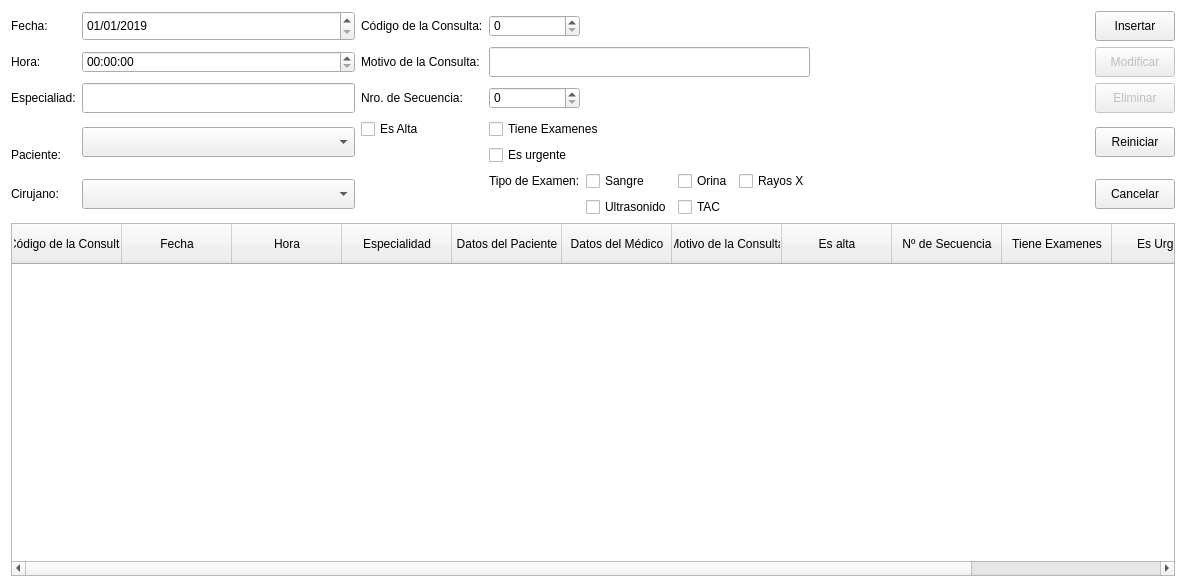
<?xml version="1.0" encoding="UTF-8"?>
<ui version="4.0">
 <class>Dialog</class>
 <widget class="QDialog" name="Dialog">
  <property name="enabled">
   <bool>true</bool>
  </property>
  <property name="geometry">
   <rect>
    <x>0</x>
    <y>0</y>
    <width>1186</width>
    <height>587</height>
   </rect>
  </property>
  <property name="windowTitle">
   <string>Consultas</string>
  </property>
  <property name="windowIcon">
   <iconset>
    <normaloff>Qt.png</normaloff>Qt.png</iconset>
  </property>
  <property name="styleSheet">
   <string notr="true">QDialog {
	background-color: #FFFFFF;
}
#campoBusqueda {
	max-width: 180px;
	min-width: 180px;
}
#comboBoxFiltro{
	max-width: 170px;
	min-width: 170px;
}
#botonBuscar{
	max-width: 40px;
	min-width: 40px;
}
#tablaTurnos{
alternate-background-color: #C0CCDA;
alignment: center;
}
QHeaderView{
min-height: 40px;
}

</string>
  </property>
  <layout class="QGridLayout" name="gridLayout_7">
   <item row="1" column="0">
    <widget class="QLabel" name="label_11">
     <property name="text">
      <string>Hora:</string>
     </property>
    </widget>
   </item>
   <item row="3" column="2">
    <widget class="QCheckBox" name="checkBox_alta">
     <property name="text">
      <string>Es Alta</string>
     </property>
    </widget>
   </item>
   <item row="0" column="1">
    <widget class="QDateEdit" name="date_fecha">
     <property name="maximumSize">
      <size>
       <width>16777215</width>
       <height>30</height>
      </size>
     </property>
     <property name="dateTime">
      <datetime>
       <hour>0</hour>
       <minute>0</minute>
       <second>0</second>
       <year>2019</year>
       <month>1</month>
       <day>1</day>
      </datetime>
     </property>
     <property name="maximumDateTime">
      <datetime>
       <hour>23</hour>
       <minute>59</minute>
       <second>59</second>
       <year>7999</year>
       <month>11</month>
       <day>30</day>
      </datetime>
     </property>
     <property name="displayFormat">
      <string>dd/MM/yyyy</string>
     </property>
     <property name="date">
      <date>
       <year>2019</year>
       <month>1</month>
       <day>1</day>
      </date>
     </property>
    </widget>
   </item>
   <item row="2" column="0">
    <widget class="QLabel" name="label_3">
     <property name="text">
      <string>Especialiad:</string>
     </property>
    </widget>
   </item>
   <item row="0" column="0">
    <widget class="QLabel" name="label_5">
     <property name="text">
      <string>Fecha:</string>
     </property>
    </widget>
   </item>
   <item row="0" column="3">
    <widget class="QSpinBox" name="spinBox"/>
   </item>
   <item row="1" column="2">
    <widget class="QLabel" name="label_4">
     <property name="text">
      <string>Motivo de la Consulta:</string>
     </property>
    </widget>
   </item>
   <item row="3" column="1" rowspan="2">
    <widget class="QComboBox" name="combo_paciente">
     <property name="minimumSize">
      <size>
       <width>0</width>
       <height>30</height>
      </size>
     </property>
     <property name="cursor">
      <cursorShape>PointingHandCursor</cursorShape>
     </property>
    </widget>
   </item>
   <item row="2" column="3">
    <widget class="QSpinBox" name="number_secuencia"/>
   </item>
   <item row="1" column="8">
    <widget class="QPushButton" name="btn_edit">
     <property name="enabled">
      <bool>false</bool>
     </property>
     <property name="minimumSize">
      <size>
       <width>0</width>
       <height>30</height>
      </size>
     </property>
     <property name="cursor">
      <cursorShape>PointingHandCursor</cursorShape>
     </property>
     <property name="text">
      <string>Modificar</string>
     </property>
    </widget>
   </item>
   <item row="3" column="3" colspan="2">
    <widget class="QCheckBox" name="checkBox_examenes">
     <property name="text">
      <string>Tiene Examenes</string>
     </property>
    </widget>
   </item>
   <item row="2" column="8">
    <widget class="QPushButton" name="btn_delete">
     <property name="enabled">
      <bool>false</bool>
     </property>
     <property name="minimumSize">
      <size>
       <width>0</width>
       <height>30</height>
      </size>
     </property>
     <property name="cursor">
      <cursorShape>PointingHandCursor</cursorShape>
     </property>
     <property name="text">
      <string>Eliminar</string>
     </property>
    </widget>
   </item>
   <item row="2" column="1">
    <widget class="QLineEdit" name="text_especialidad">
     <property name="minimumSize">
      <size>
       <width>0</width>
       <height>30</height>
      </size>
     </property>
     <property name="maximumSize">
      <size>
       <width>370</width>
       <height>30</height>
      </size>
     </property>
    </widget>
   </item>
   <item row="2" column="2">
    <widget class="QLabel" name="label_6">
     <property name="text">
      <string>Nro. de Secuencia:</string>
     </property>
    </widget>
   </item>
   <item row="0" column="2">
    <widget class="QLabel" name="label_2">
     <property name="text">
      <string>Código de la Consulta:</string>
     </property>
    </widget>
   </item>
   <item row="0" column="8">
    <widget class="QPushButton" name="btn_add">
     <property name="minimumSize">
      <size>
       <width>0</width>
       <height>30</height>
      </size>
     </property>
     <property name="cursor">
      <cursorShape>PointingHandCursor</cursorShape>
     </property>
     <property name="text">
      <string>Insertar</string>
     </property>
    </widget>
   </item>
   <item row="1" column="1">
    <widget class="QTimeEdit" name="timeEdit"/>
   </item>
   <item row="7" column="0" colspan="9">
    <widget class="QTableWidget" name="tablaTurnos">
     <property name="minimumSize">
      <size>
       <width>582</width>
       <height>0</height>
      </size>
     </property>
     <property name="styleSheet">
      <string notr="true">QPushButton{
width: auto;
border: 0;
}</string>
     </property>
     <property name="frameShape">
      <enum>QFrame::StyledPanel</enum>
     </property>
     <property name="autoScrollMargin">
      <number>16</number>
     </property>
     <property name="alternatingRowColors">
      <bool>true</bool>
     </property>
     <property name="selectionMode">
      <enum>QAbstractItemView::SingleSelection</enum>
     </property>
     <property name="selectionBehavior">
      <enum>QAbstractItemView::SelectRows</enum>
     </property>
     <property name="showGrid">
      <bool>false</bool>
     </property>
     <property name="gridStyle">
      <enum>Qt::NoPen</enum>
     </property>
     <property name="sortingEnabled">
      <bool>false</bool>
     </property>
     <property name="columnCount">
      <number>12</number>
     </property>
     <attribute name="horizontalHeaderCascadingSectionResizes">
      <bool>false</bool>
     </attribute>
     <attribute name="horizontalHeaderDefaultSectionSize">
      <number>110</number>
     </attribute>
     <attribute name="horizontalHeaderHighlightSections">
      <bool>true</bool>
     </attribute>
     <attribute name="horizontalHeaderMinimumSectionSize">
      <number>110</number>
     </attribute>
     <attribute name="horizontalHeaderShowSortIndicator" stdset="0">
      <bool>false</bool>
     </attribute>
     <attribute name="horizontalHeaderStretchLastSection">
      <bool>true</bool>
     </attribute>
     <attribute name="verticalHeaderCascadingSectionResizes">
      <bool>false</bool>
     </attribute>
     <attribute name="verticalHeaderDefaultSectionSize">
      <number>40</number>
     </attribute>
     <attribute name="verticalHeaderHighlightSections">
      <bool>false</bool>
     </attribute>
     <attribute name="verticalHeaderMinimumSectionSize">
      <number>23</number>
     </attribute>
     <attribute name="verticalHeaderShowSortIndicator" stdset="0">
      <bool>false</bool>
     </attribute>
     <attribute name="verticalHeaderStretchLastSection">
      <bool>false</bool>
     </attribute>
     <column>
      <property name="text">
       <string>Código de la Consulta</string>
      </property>
     </column>
     <column>
      <property name="text">
       <string>Fecha</string>
      </property>
     </column>
     <column>
      <property name="text">
       <string>Hora</string>
      </property>
     </column>
     <column>
      <property name="text">
       <string>Especialidad</string>
      </property>
     </column>
     <column>
      <property name="text">
       <string>Datos del Paciente</string>
      </property>
     </column>
     <column>
      <property name="text">
       <string>Datos del Médico</string>
      </property>
     </column>
     <column>
      <property name="text">
       <string>Motivo de la Consulta</string>
      </property>
     </column>
     <column>
      <property name="text">
       <string>Es alta</string>
      </property>
     </column>
     <column>
      <property name="text">
       <string>Nº de Secuencia</string>
      </property>
     </column>
     <column>
      <property name="text">
       <string>Tiene Examenes</string>
      </property>
     </column>
     <column>
      <property name="text">
       <string>Es Urgente</string>
      </property>
     </column>
     <column>
      <property name="text">
       <string>Tipo de Examenes</string>
      </property>
     </column>
    </widget>
   </item>
   <item row="5" column="5">
    <widget class="QCheckBox" name="checkBox_2">
     <property name="text">
      <string>Orina</string>
     </property>
    </widget>
   </item>
   <item row="5" column="1" rowspan="2">
    <widget class="QComboBox" name="combo_cirujano">
     <property name="minimumSize">
      <size>
       <width>0</width>
       <height>30</height>
      </size>
     </property>
     <property name="cursor">
      <cursorShape>PointingHandCursor</cursorShape>
     </property>
    </widget>
   </item>
   <item row="5" column="3">
    <widget class="QLabel" name="label_7">
     <property name="text">
      <string>Tipo de Examen:</string>
     </property>
    </widget>
   </item>
   <item row="4" column="0">
    <widget class="QLabel" name="label_15">
     <property name="minimumSize">
      <size>
       <width>58</width>
       <height>0</height>
      </size>
     </property>
     <property name="maximumSize">
      <size>
       <width>58</width>
       <height>16777215</height>
      </size>
     </property>
     <property name="text">
      <string>Paciente:</string>
     </property>
    </widget>
   </item>
   <item row="5" column="6">
    <widget class="QCheckBox" name="checkBox_3">
     <property name="text">
      <string>Rayos X</string>
     </property>
    </widget>
   </item>
   <item row="6" column="4">
    <widget class="QCheckBox" name="checkBox_4">
     <property name="text">
      <string>Ultrasonido</string>
     </property>
    </widget>
   </item>
   <item row="5" column="4">
    <widget class="QCheckBox" name="checkBox">
     <property name="text">
      <string>Sangre</string>
     </property>
    </widget>
   </item>
   <item row="4" column="3">
    <widget class="QCheckBox" name="checkBox_urgente">
     <property name="text">
      <string>Es urgente</string>
     </property>
    </widget>
   </item>
   <item row="3" column="8" rowspan="2">
    <widget class="QPushButton" name="btn_reset">
     <property name="minimumSize">
      <size>
       <width>0</width>
       <height>30</height>
      </size>
     </property>
     <property name="cursor">
      <cursorShape>PointingHandCursor</cursorShape>
     </property>
     <property name="text">
      <string>Reiniciar</string>
     </property>
    </widget>
   </item>
   <item row="5" column="8" rowspan="2">
    <widget class="QPushButton" name="btn_cancel">
     <property name="minimumSize">
      <size>
       <width>0</width>
       <height>30</height>
      </size>
     </property>
     <property name="cursor">
      <cursorShape>PointingHandCursor</cursorShape>
     </property>
     <property name="text">
      <string>Cancelar</string>
     </property>
    </widget>
   </item>
   <item row="6" column="5">
    <widget class="QCheckBox" name="checkBox_5">
     <property name="text">
      <string>TAC</string>
     </property>
    </widget>
   </item>
   <item row="5" column="0" rowspan="2">
    <widget class="QLabel" name="label">
     <property name="text">
      <string>Cirujano:</string>
     </property>
    </widget>
   </item>
   <item row="5" column="7">
    <spacer name="horizontalSpacer">
     <property name="orientation">
      <enum>Qt::Horizontal</enum>
     </property>
     <property name="sizeHint" stdset="0">
      <size>
       <width>40</width>
       <height>20</height>
      </size>
     </property>
    </spacer>
   </item>
   <item row="1" column="3" colspan="4">
    <widget class="QLineEdit" name="text_motivo">
     <property name="minimumSize">
      <size>
       <width>0</width>
       <height>30</height>
      </size>
     </property>
     <property name="maximumSize">
      <size>
       <width>370</width>
       <height>30</height>
      </size>
     </property>
    </widget>
   </item>
  </layout>
 </widget>
 <resources/>
 <connections/>
</ui>
